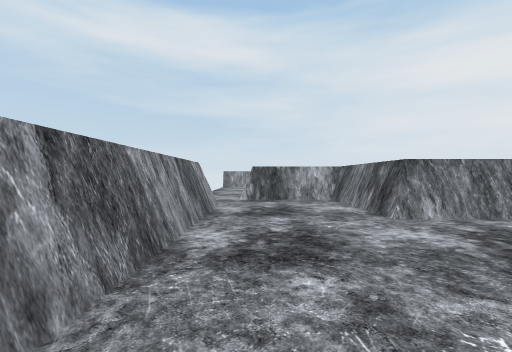
[1] (above)

24 first-person views from a walk through a scene from a Unity 3-D project. The camera is 1.4 m above the floor, looks level and sees 90° across. Doors are open. The floor is counted in squares, 2 m on a side. Each view is taken from the middle of a square. On the plan, view 1 faces up. The plan holds only what a view shows up to about 9 squares ahead; the rest is blank. The place goes on beyond the plan. The player is left out.

[2]
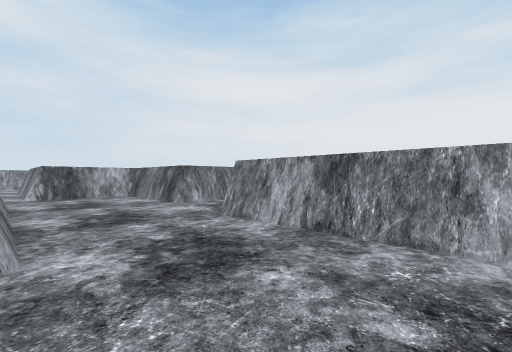

[3]
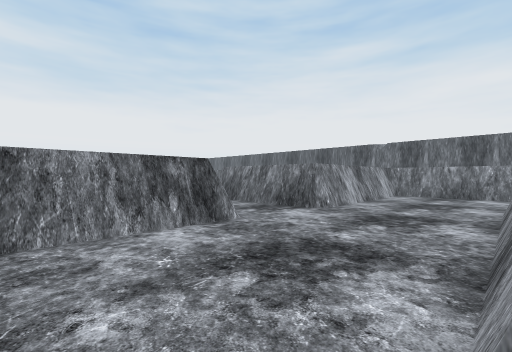

[4]
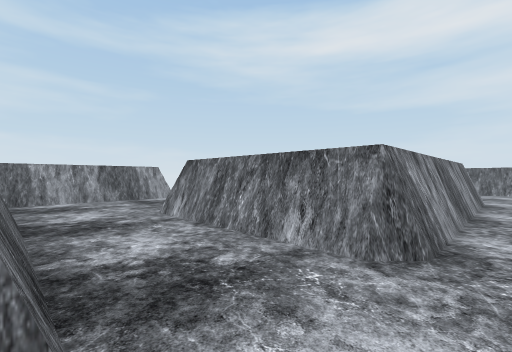

[5]
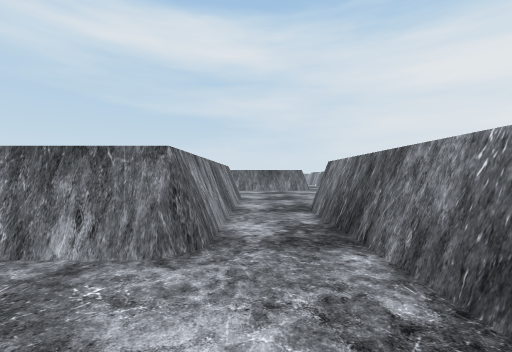

[6]
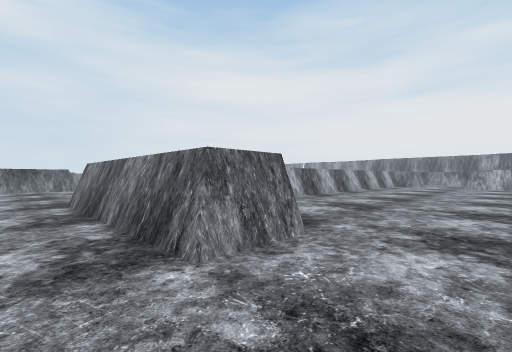

[7]
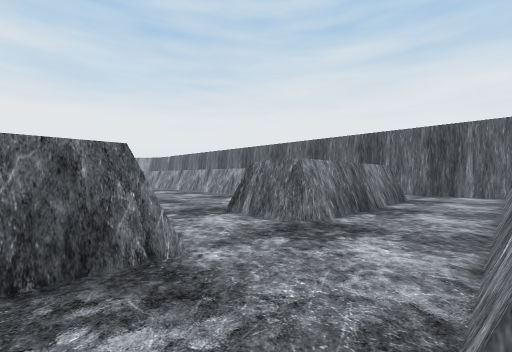

[8]
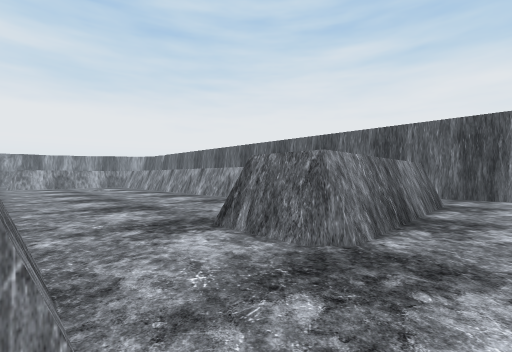

[9]
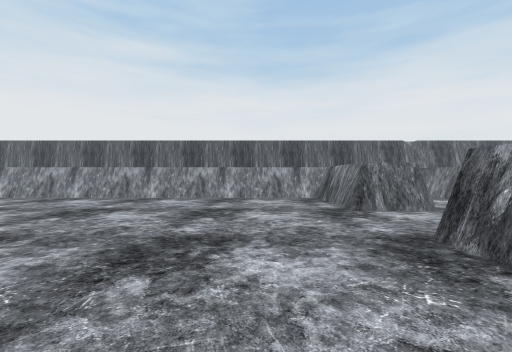

[10]
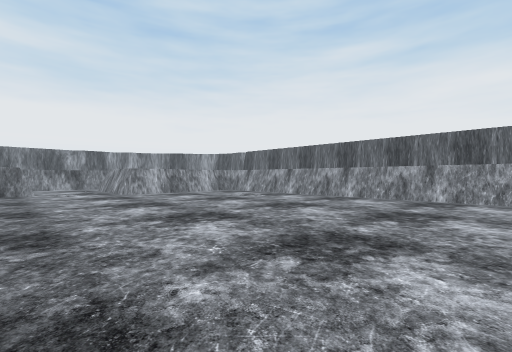

[11]
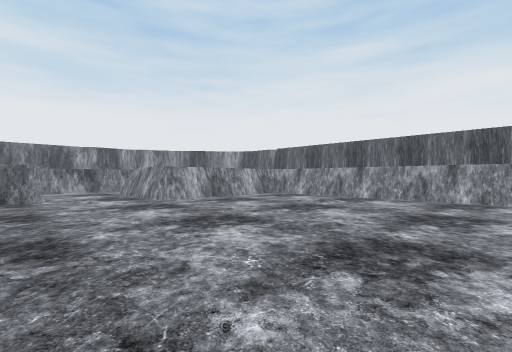

[12]
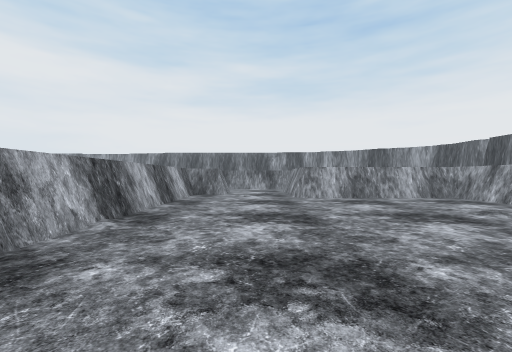

[13]
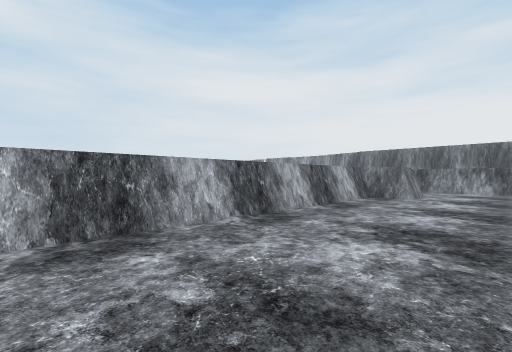

[14]
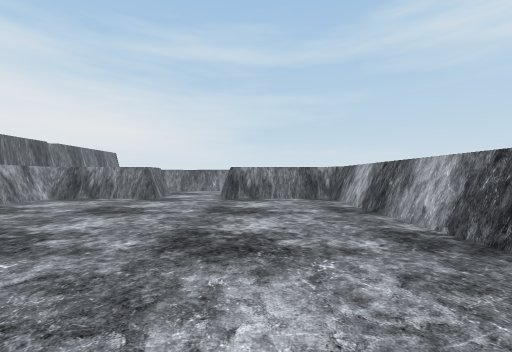

[15]
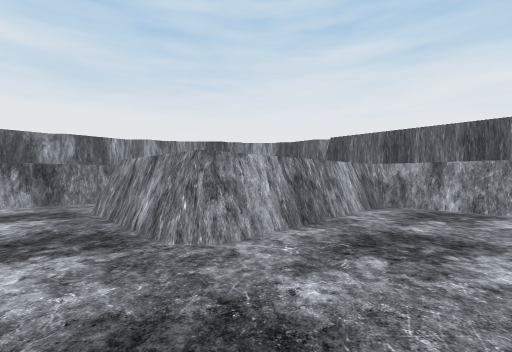

[16]
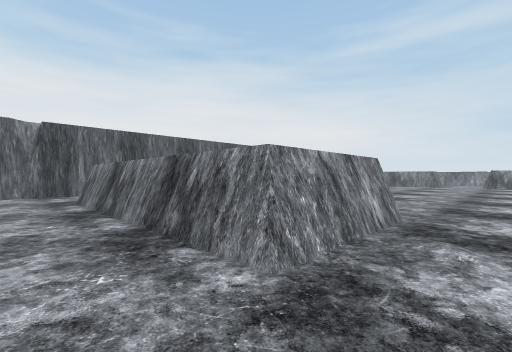

[17]
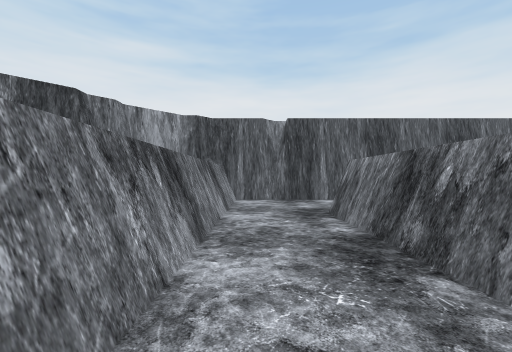

[18]
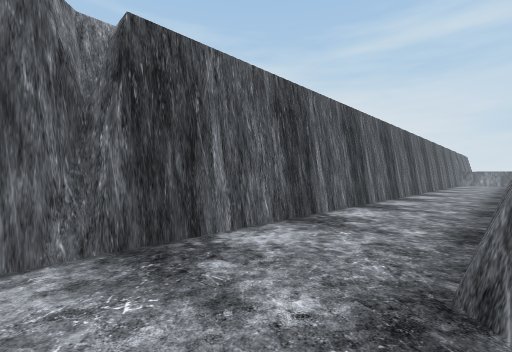

[19]
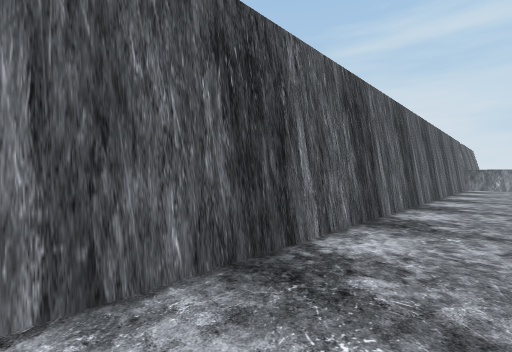

[20]
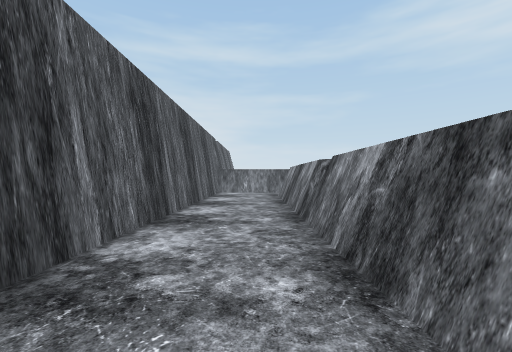

[21]
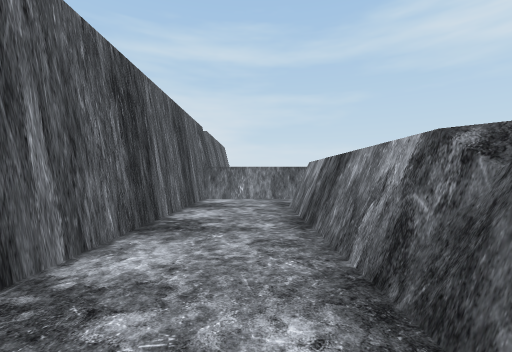

[22]
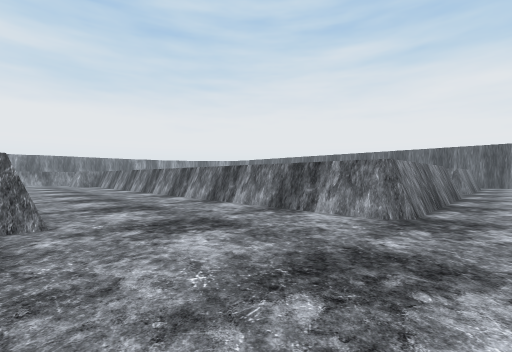

[23]
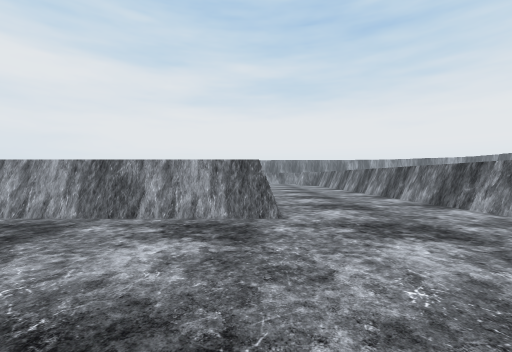

[24]
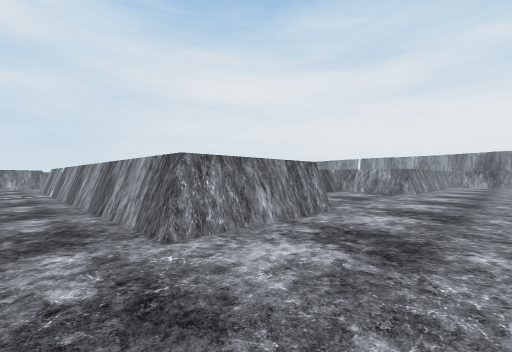

### Floor plan
Key: @ floor where view 1 was taken; # wall or solid block; . floor; / step, stairs or slope; = window, fence, low wall or low ledge.
Columns run from 1 left of view 1 to 30 right of it. Each row starts with its distance up from view 1.
 21            =#
 20            =##
 19            ./#
 18            ./#
 17            ./#
 16            ./#
 15         #  ./#
 14         . ../#
 13         ..../#    ...
 12         ..../####.....
 11         ...............
 10 .#     #................
  9 .#     #................
  8 .####  #..........
  7 ....#  #.#########
  6 #...#  #.###################
  5 #...####.###...............#
  4 #...####.###...............##.
  3 #........###...................#
  2 #..#####.###...................#
  1 #..#   #.................####..#
  0 .@.#   #..##.............####..#
 -1 ...#   #.###.............####..#
 -2 ...#   #.###.............####..#
 -3 ####   #.###.............####..#
 -4        #.################## #..#
 -5        #.#########      #####..#
 -6        #.......................#
 -7        #.......................#
 -8        #########################

Where each view was taken, in squares from view 1:
view 1: 0 up, 0 right, facing up
view 2: 2 down, 1 left, facing up-right
view 3: 7 up, 1 left, facing down-right
view 4: 2 up, 7 right, facing up-left
view 5: 2 up, 7 right, facing up
view 6: 0 up, 7 right, facing up-right
view 7: 3 up, 6 right, facing down-right
view 8: 2 up, 7 right, facing down-right
view 9: 5 up, 12 right, facing down
view 10: 5 up, 14 right, facing down-right
view 11: 5 up, 17 right, facing down-right
view 12: 3 up, 16 right, facing right
view 13: 2 up, 17 right, facing up-right
view 14: 3 up, 18 right, facing left
view 15: 3 up, 22 right, facing down-right
view 16: 3 up, 29 right, facing down-left
view 17: 0 up, 29 right, facing down
view 18: 5 down, 29 right, facing down-left
view 19: 6 down, 22 right, facing down-left
view 20: 6 down, 17 right, facing left
view 21: 6 down, 14 right, facing left
view 22: 12 up, 7 right, facing down-right
view 23: 12 up, 7 right, facing right
view 24: 9 up, 10 right, facing up-right
